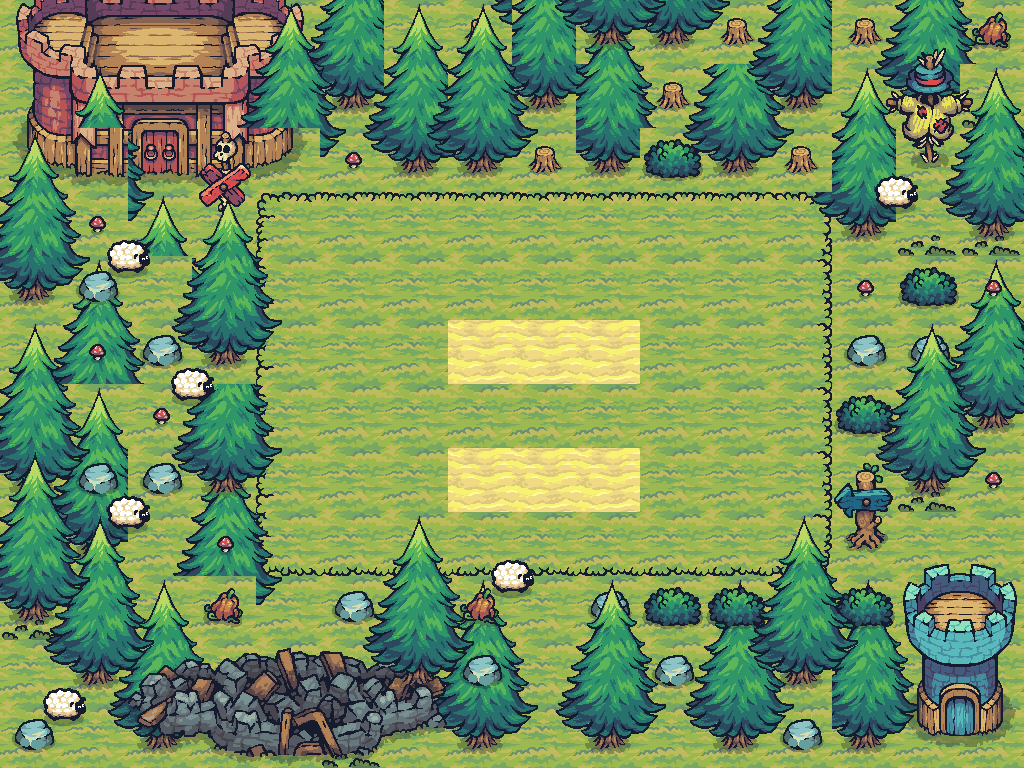

The image is a tile-based game level rendered from a .tmx file. Its description and complete source (layers, tilesets, objects, tile grids) follow:
An orthogonal 16x12 tile map with 64x64 px tiles, 7 tile layers (GameBackground, GameGrid, LayerOne, LayerTwo, ...), 13 tilesets and 1 object (PlayButton).

<map version="1.10" tiledversion="1.11.0" orientation="orthogonal" renderorder="right-down" width="16" height="12" tilewidth="64" tileheight="64" infinite="0" nextlayerid="10" nextobjectid="4">
 <tileset firstgid="1" source="Terrain.tsx" />
 <tileset firstgid="41" source="Castle_Red.tsx" />
 <tileset firstgid="61" source="Tree.tsx" />
 <tileset firstgid="169" source="17.tsx" />
 <tileset firstgid="171" source="Tower_Blue.tsx" />
 <tileset firstgid="179" source="01.tsx" />
 <tileset firstgid="180" source="06.tsx" />
 <tileset firstgid="181" source="18.tsx" />
 <tileset firstgid="190" source="09.tsx" />
 <tileset firstgid="191" source="12.tsx" />
 <tileset firstgid="192" source="16.tsx" />
 <tileset firstgid="194" source="Castle_Destroyed.tsx" />
 <tileset firstgid="214" source="HappySheep_Idle.tsx" />
 <layer id="3" name="GameBackground" width="16" height="12">
  <data encoding="csv">
12,12,12,12,12,12,12,12,12,12,12,12,12,12,12,12,
12,12,12,12,12,12,12,12,12,12,12,12,12,12,12,12,
12,12,12,12,12,12,12,12,12,12,12,12,12,12,12,12,
12,12,12,12,12,12,12,12,12,12,12,12,12,12,12,12,
12,12,12,12,12,0,0,0,0,0,0,0,12,12,12,12,
12,12,12,12,12,0,17,17,17,17,0,0,12,12,12,12,
12,12,12,12,12,0,17,17,17,17,17,17,12,12,12,12,
12,12,12,12,12,0,0,0,0,0,0,0,12,12,12,12,
12,12,12,12,12,12,12,12,12,12,12,12,12,12,12,12,
12,12,12,12,12,12,12,12,12,12,12,12,12,12,12,12,
12,12,12,12,12,12,12,12,12,12,12,12,12,12,12,12,
12,12,12,12,12,12,12,12,12,12,12,12,12,12,12,12
</data>
 </layer>
 <layer id="1" name="GameGrid" width="16" height="12">
  <data encoding="csv">
0,0,0,0,0,0,0,0,0,0,0,0,0,0,0,0,
0,0,0,0,0,0,0,0,0,0,0,0,0,0,0,0,
0,0,0,0,0,0,0,0,0,0,0,0,0,0,0,0,
0,0,0,0,1,2,2,2,2,2,2,2,3,0,0,0,
0,0,0,0,11,12,12,12,12,12,12,12,13,0,0,0,
0,0,0,0,11,12,12,17,17,17,12,12,13,0,0,0,
0,0,0,0,11,12,12,12,12,12,12,12,13,0,0,0,
0,0,0,0,11,12,12,17,17,17,12,12,13,0,0,0,
0,0,0,0,21,22,22,22,22,22,22,22,23,0,0,0,
0,0,0,0,0,0,0,0,0,0,0,0,0,0,0,0,
0,0,0,0,0,0,0,0,0,0,0,0,0,0,0,0,
0,0,0,0,0,0,0,0,0,0,0,0,0,0,0,0
</data>
 </layer>
 <objectgroup id="9" name="Buttons">
  <object id="3" name="PlayButton" type="PlayButton" x="448.029" y="320.557" width="189.335" height="63.7364" />
 </objectgroup>
 <layer id="2" name="LayerOne" width="16" height="12">
  <data encoding="csv">
46,47,48,49,50,61,62,158,74,85,86,87,63,73,74,75,
51,52,53,54,55,73,74,85,86,87,73,74,75,85,86,5,
56,57,58,59,60,85,86,87,0,0,85,86,87,0,0,0,
5,61,62,63,0,0,0,0,0,0,0,0,0,0,5,5,
61,62,63,75,0,0,0,0,0,0,0,0,0,0,64,65,
73,74,75,87,0,0,0,0,0,0,0,0,0,0,76,77,
61,62,63,5,0,0,0,0,0,0,0,0,0,0,88,89,
73,74,61,62,63,0,0,0,0,0,0,0,0,0,5,0,
85,86,73,74,75,0,0,0,0,0,0,0,0,0,0,0,
5,64,65,66,87,0,61,62,63,0,64,65,66,65,66,0,
0,76,77,78,0,0,73,74,75,10,76,77,78,77,78,0,
0,88,89,90,0,5,85,86,87,0,88,89,90,89,90,0
</data>
 </layer>
 <layer id="4" name="LayerTwo" width="16" height="12">
  <data encoding="csv">
0,0,0,0,76,77,61,62,63,62,63,73,74,181,182,191,
0,0,0,0,88,89,73,74,75,74,75,85,86,184,185,186,
0,0,0,192,0,179,85,86,87,86,190,0,0,187,188,189,
0,179,0,193,0,0,0,0,0,0,0,0,0,0,0,0,
0,180,0,190,0,0,0,0,0,0,0,0,0,179,190,179,
0,179,180,0,0,0,0,0,0,0,0,0,0,180,180,0,
0,0,179,0,0,0,0,0,0,0,0,0,0,190,0,0,
179,180,180,0,0,0,0,0,0,0,0,0,0,169,0,179,
0,0,0,179,0,0,0,0,0,0,0,0,0,170,171,172,
0,179,0,191,0,180,0,191,0,180,190,190,0,190,173,174,
0,0,204,205,206,207,208,180,0,0,180,0,0,0,175,176,
180,0,209,210,211,212,213,0,0,179,0,0,180,0,177,178
</data>
 </layer>
 <layer id="5" name="LayerThree" width="16" height="12">
  <data encoding="csv">
0,0,0,61,62,63,0,85,85,86,87,158,0,158,0,0,
64,65,66,73,74,75,0,0,0,0,158,0,61,62,64,65,
62,63,78,0,0,87,0,0,158,0,0,0,158,74,76,77,
74,75,90,65,66,0,0,0,0,0,0,0,85,86,88,89,
86,87,76,77,78,0,0,0,0,0,0,0,0,0,0,0,
62,63,88,89,90,0,0,0,0,0,0,0,0,64,65,66,
74,75,76,77,78,0,0,0,0,0,0,0,0,76,77,78,
86,87,88,89,90,0,0,0,0,0,0,0,0,88,89,90,
64,65,66,0,0,0,0,0,0,0,0,64,65,66,0,0,
76,77,78,0,0,0,0,0,64,65,66,76,77,78,0,0,
88,89,90,0,0,0,0,0,76,77,78,88,89,90,0,0,
0,0,0,0,0,0,0,0,88,89,90,0,0,0,0,0
</data>
 </layer>
 <objectgroup id="8" name="Tree" />
 <layer id="6" name="LayerFour" width="16" height="12">
  <data encoding="csv">
0,0,0,0,0,0,0,0,0,0,0,0,0,0,0,0,
0,0,0,0,0,0,0,0,0,0,0,0,0,0,0,0,
0,0,0,0,0,0,0,0,0,0,0,0,0,0,0,0,
0,0,0,0,0,0,0,0,0,0,0,0,0,0,0,0,
0,0,0,0,0,0,0,0,0,0,0,0,0,0,0,0,
0,0,0,0,0,0,0,0,0,0,0,0,0,0,0,0,
0,0,0,0,0,0,0,0,0,0,0,0,0,0,0,0,
62,63,0,0,0,0,0,0,0,0,0,0,0,0,0,0,
74,75,0,0,0,61,62,63,0,0,0,0,0,0,0,0,
86,87,0,0,0,73,74,75,0,0,0,0,0,0,0,0,
0,0,0,0,0,85,86,87,0,0,0,0,0,0,0,0,
0,0,0,0,0,0,0,0,0,0,0,0,0,0,0,0
</data>
 </layer>
 <layer id="7" name="Sheep" width="16" height="12">
  <data encoding="csv">
0,0,0,0,0,0,0,0,0,0,0,0,0,0,0,0,
0,0,0,0,0,0,0,0,0,0,0,0,0,0,0,0,
0,0,0,0,0,0,0,0,0,0,0,0,0,214,215,0,
0,214,215,0,0,0,0,0,0,0,0,0,0,230,231,0,
0,230,231,0,0,0,0,0,0,0,0,0,0,0,0,0,
0,0,214,215,0,0,0,0,0,0,0,0,0,0,0,0,
0,0,230,231,0,0,0,0,0,0,0,0,0,0,0,0,
0,214,215,0,0,0,0,0,0,0,0,0,0,0,0,0,
0,230,231,0,0,0,0,214,215,0,0,0,0,0,0,0,
0,0,0,0,0,0,0,230,231,0,0,0,0,0,0,0,
214,215,0,0,0,0,0,0,0,0,0,0,0,0,0,0,
230,231,0,0,0,0,0,0,0,0,0,0,0,0,0,0
</data>
 </layer>
</map>
